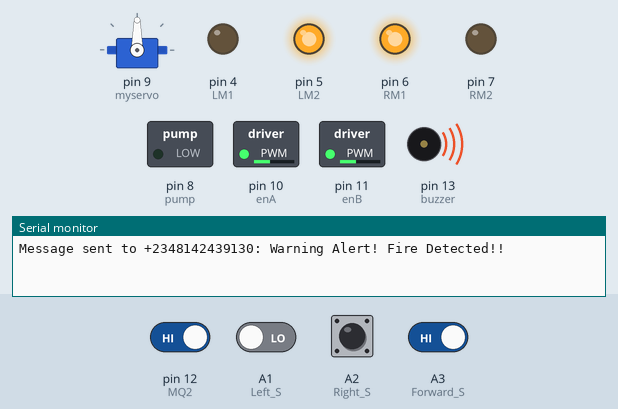
The sketch below on a simulated Arduino Uno, built with avr-gcc and run on an emulated ATmega328P. Parts: servo, switched loads named in the sketch (green lamp = pin HIGH), output pins drawn as LEDs (lit = HIGH), buzzer (waves = sounding), the last lines printed to the serial monitor. The test bench sets the inputs (shaded band); at power-on: A3 (Forward_S), pin 12 (MQ2) HIGH, A1 (Left_S), A2 (Right_S) LOW. The modem accepts every AT command (registered, SIM ready, sends succeed) and sends nothing else.

Above: at 8.1 s.
8.2 s: A3 (Forward_S) driven LOW
At 14.7 s:
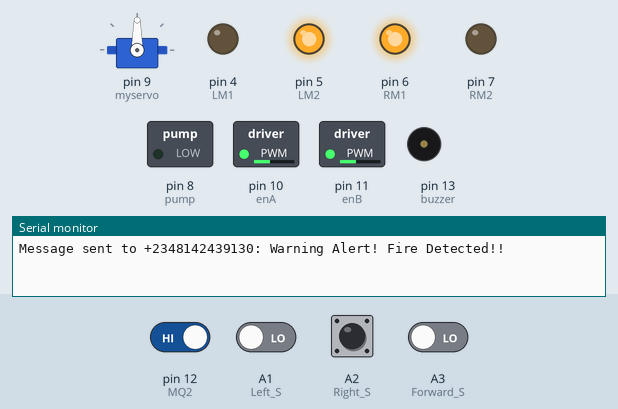
18.1 s: A3 (Forward_S) driven HIGH
26.8 s: pin 12 (MQ2) driven LOW and A1 (Left_S) driven HIGH
At 35.8 s:
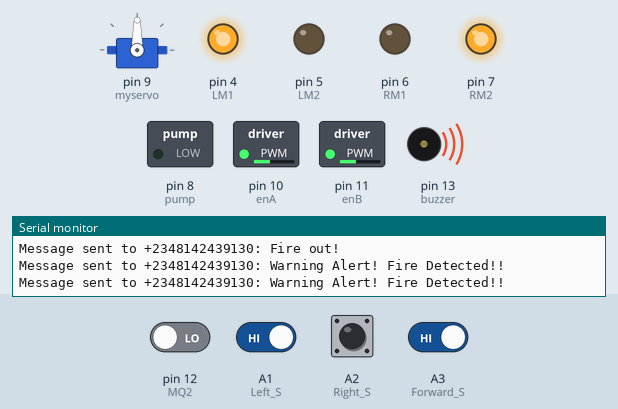
40.8 s: A2 (Right_S) pulled HIGH for 2.85 s
At 43.1 s:
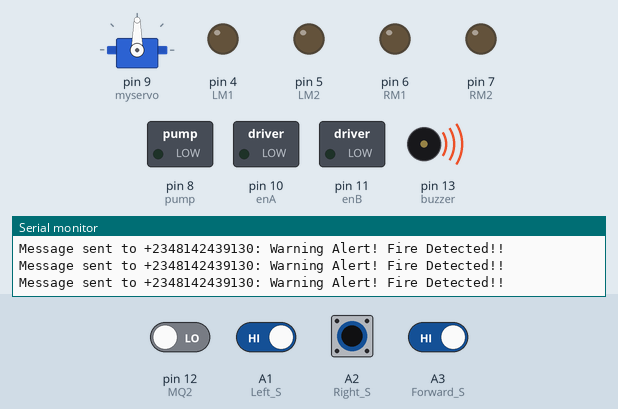
51.2 s: A1 (Left_S) driven LOW
At 59.0 s:
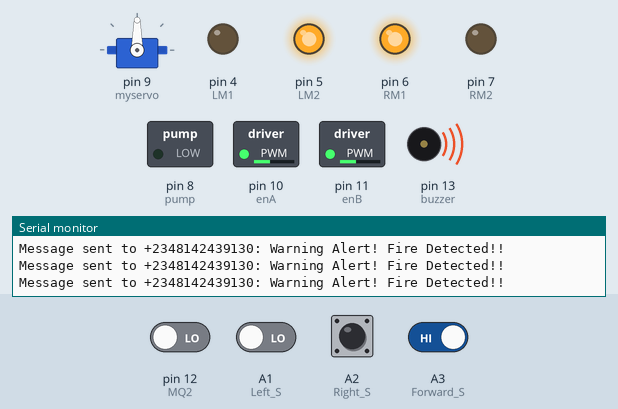
Timing chart, 0 to 66.2 s (numbered marks = the images above; inputs shaded):
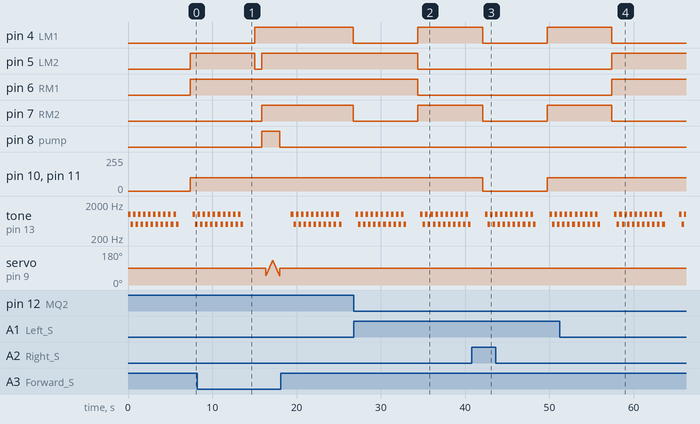

The sketch:

Tomi_origin.ino
```cpp
#include <Servo.h>
#include <SoftwareSerial.h>


Servo myservo;
SoftwareSerial sim800(2, 3);

int pos = 0;
boolean fire = false;

/*-------defining Inputs------*/

const int Left_S = A1;
const int Right_S = A2;
const int Forward_S = A3;


#define LM1 4           // left motor
#define LM2 5           // left motor
#define RM1 6           // right motor
#define RM2 7           // right motor

#define pump 8
#define buzzer 13        // buzzer pin

#define enA 10
#define enB 11

#define MQ2 12          // MQ2 gas sensor

String number= "+2348142439130";

void Mstop();
void backward(int);
void forward(int);
void left(int);
void right(int);
void sendSMS(String,String);
void police_siren();

void setup()
{
  pinMode(Left_S, INPUT);
  pinMode(Right_S, INPUT);
  pinMode(Forward_S, INPUT);
  pinMode(MQ2, INPUT);   // MQ2 gas sensor input
  pinMode(LM1, OUTPUT);
  pinMode(LM2, OUTPUT);
  pinMode(RM1, OUTPUT);
  pinMode(RM2, OUTPUT);
  pinMode(pump, OUTPUT);
  pinMode(buzzer, OUTPUT); // Buzzer output
  pinMode(enA, OUTPUT);
  pinMode(enB, OUTPUT);

  sim800.begin(9600);
  Serial.begin(9600);

  myservo.attach(9);
  myservo.write(90);
}

void put_off_fire()
{
    delay(500);

    digitalWrite(LM1, HIGH);
    digitalWrite(LM2, HIGH);
    digitalWrite(RM1, HIGH);
    digitalWrite(RM2, HIGH);

    digitalWrite(pump, HIGH);
    delay(500);

    for (pos = 50; pos <= 130; pos += 1) {
      myservo.write(pos);
      delay(10);
    }
    for (pos = 130; pos >= 50; pos -= 1) {
      myservo.write(pos);
      delay(10);
    }

    digitalWrite(pump, LOW);
    myservo.write(90);

    fire = false;

    sendSMS(number, "Fire out!");
}


void loop()
{
   myservo.write(90); //Sweep_Servo();

   int mq2State = digitalRead(MQ2);  // Read MQ2 gas sensor state
   int fireDetected = digitalRead(Left_S) == 0 || digitalRead(Right_S) == 0 || digitalRead(Forward_S) == 0;

   if (fireDetected || mq2State == 0) {
     police_siren();  // Play police siren sound if fire or gas detected
     sendSMS(number,"Warning Alert! Fire Detected!!");

   } else {
     noTone(buzzer);   // Turn off the buzzer when no fire or gas detected
   }

    if (digitalRead(Left_S) == 1 && digitalRead(Right_S) == 1 && digitalRead(Forward_S) == 1) // If Fire not detected
    {
      // Do not move the robot
      Mstop();

    }
    else if (digitalRead(Forward_S) == 0) // If Fire is straight ahead
    {
      // Move the robot forward
      forward(100);
      fire = true;
    }
    else if (digitalRead(Left_S) == 0) // If Fire is to the left
    {
      // Move the robot left
      left(100);
    }
    else if (digitalRead(Right_S) == 0) // If Fire is to the right
    {
      // Move the robot right
      right(100);
    }

    delay(300); // Slow down the speed of robot

    while (fire == true)
    {
      put_off_fire();
    }
}


void sendSMS(String contactNumber, String message) {
  // Set SMS mode to text mode
  sim800.println("AT+CMGF=1");
  delay(100);

  // Send the AT command to send SMS to the contact number
  sim800.print("AT+CMGS=\"");
  sim800.print(contactNumber);
  sim800.println("\"");
  delay(100);

  // Send the message text
  sim800.println(message);
  delay(100);

  // End the SMS with Ctrl+Z (ASCII code 26)
  sim800.write(26);
  delay(1000);

  Serial.println("Message sent to " + contactNumber + ": " + message);
}


void police_siren()
{
  // Create a siren effect by alternating between two frequencies
  for (int i = 0; i < 10; i++) {  // Repeat 10 times
    tone(buzzer, 1000);  // Set frequency to 1000Hz
    delay(300);          // Hold for 300 milliseconds
    tone(buzzer, 500);   // Set frequency to 500Hz
    delay(300);          // Hold for 300 milliseconds
  }
  noTone(buzzer);  // Stop the tone
}


void Mstop() {
  digitalWrite(LM1, LOW);
  digitalWrite(LM2, LOW);
  digitalWrite(RM1, LOW);
  digitalWrite(RM2, LOW);
  analogWrite(enA, 0);
  analogWrite(enB, 0);
}


void forward(int sp) {
  digitalWrite(LM1, HIGH);
  digitalWrite(LM2, LOW);
  digitalWrite(RM1, HIGH);
  digitalWrite(RM2, LOW);
  analogWrite(enA, sp);
  analogWrite(enB, sp);
}

void backward(int sp) {
  digitalWrite(LM1, LOW);
  digitalWrite(LM2, HIGH);
  digitalWrite(RM1, LOW);
  digitalWrite(RM2, HIGH);
  analogWrite(enA, sp);
  analogWrite(enB, sp);
}

void left(int sp) {
  digitalWrite(LM1, LOW);
  digitalWrite(LM2, HIGH);
  digitalWrite(RM1, HIGH);
  digitalWrite(RM2, LOW);
  analogWrite(enA, sp);
  analogWrite(enB, sp);
}

void right(int sp) {
  digitalWrite(LM1, HIGH);
  digitalWrite(LM2, LOW);
  digitalWrite(RM1, LOW);
  digitalWrite(RM2, HIGH);
  analogWrite(enA, sp);
  analogWrite(enB, sp);
}
```

Measured:
- after the input at 8.2 s, pin 4 (LM1): LOW → HIGH after 6.9 s; pin 5 (LM2): HIGH → LOW after 6.9 s, → HIGH 0.80 s later; pin 7 (RM2): LOW → HIGH after 7.7 s; pin 8 (pump): LOW → HIGH after 7.7 s, → LOW 2.1 s later; tone on pin 13 (buzzer): goes on until 13.7 s, then stays silent
- after the input at 18.1 s, pin 4 (LM1): HIGH → LOW after 8.6 s; pin 5 (LM2): stays HIGH (without the input it goes to LOW after 8.6 s)
- after the input at 26.8 s, pin 4 (LM1), pin 7 (RM2): LOW → HIGH after 7.6 s; pin 5 (LM2), pin 6 (RM1): HIGH → LOW after 7.6 s
- after the input at 40.8 s, pin 4 (LM1), pin 7 (RM2): HIGH → LOW after 1.3 s, → HIGH 7.7 s later; pin 10 (enA), pin 11 (enB): 100/255 → 0/255 after 1.3 s, → 100/255 7.7 s later
- after the input at 51.2 s, pin 4 (LM1), pin 7 (RM2): HIGH → LOW after 6.2 s; pin 5 (LM2), pin 6 (RM1): LOW → HIGH after 6.2 s
- by itself, tone on pin 13 (buzzer): plays 1000 Hz for 0.30 s, 500 Hz for 0.30 s, 1000 Hz for 0.30 s, 500 Hz for 0.30 s, 1000 Hz for 0.30 s, 500 Hz for 0.30 s … (22 notes in this stretch)
